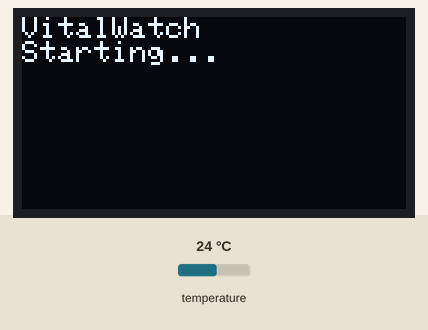
Simulated run of this sketch. Board: ESP32. Parts: 128×64 one-colour display. The inputs (shaded band) are chosen by the test bench; at power-on: temperature 24 °C. WiFi joins after 1.5 s; servers stay silent unless stated; uploads are accepted with an empty reply; random numbers use the default seed unless the sketch sets one; what the sketch prints to the serial monitor is not drawn.

Above: at 0.6 s.
At 2.9 s:
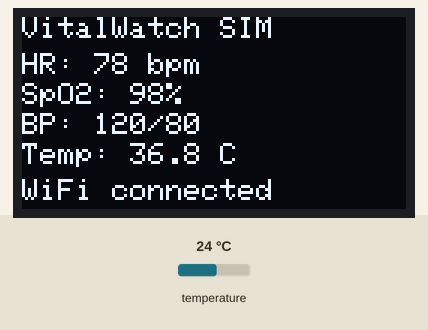
At 3.9 s:
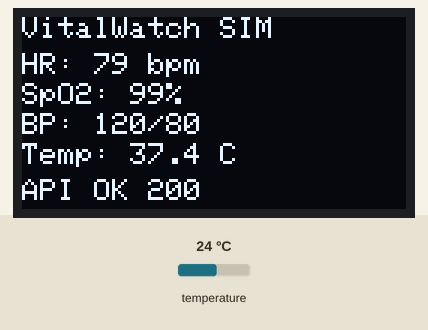
At 13.2 s:
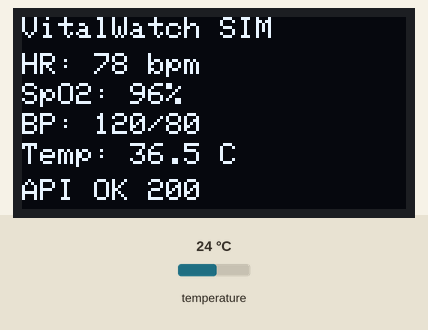
At 23.2 s:
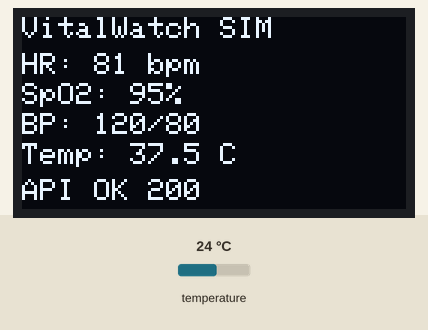
At 33.2 s:
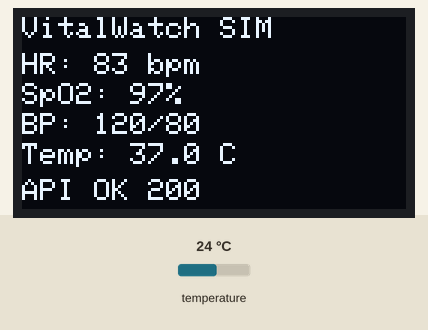

Measured:
- what the display in image 0 shows lasts 2.3 s, from 0.6 s to 2.9 s
- what the display in image 1 shows lasts 1.0 s, from 2.9 s to 3.9 s
- what the display in image 2 shows lasts 9.2 s, from 3.9 s to 13.1 s
- what the display in image 3 shows lasts 10.0 s, from 13.1 s to 23.1 s

The sketch:

vitalwatch_esp32.ino
```cpp
#include <WiFi.h>
#include <WiFiClientSecure.h>
#include <HTTPClient.h>
#include <ArduinoJson.h>   // requires ArduinoJson 7.x (JsonDocument)
#include <Wire.h>
#include <Adafruit_GFX.h>
#include <Adafruit_SSD1306.h>
#include <OneWire.h>
#include <DallasTemperature.h>

// ==================== WIFI ====================

const char* WIFI_SSID = "Wokwi-GUEST";
const char* WIFI_PASSWORD = "";

// ==================== VITALWATCH BACKEND ====================

// Replace this URL if Cloudflare is restarted and gives a new Quick Tunnel URL.
const char* API_URL =
  "https://latin-outside-cemetery-switching.trycloudflare.com/api/telemetry";

// Demo token only. Do not commit real tokens to GitHub.
const char* DEVICE_TOKEN = "123token";
const char* DEVICE_ID = "ESP32-DEMO-01";

// Send readings every 10 seconds for the demo
const unsigned long SEND_INTERVAL = 10000UL;
unsigned long lastSendTime = 0;

// ==================== OLED ====================

#define SCREEN_WIDTH 128
#define SCREEN_HEIGHT 64
#define OLED_ADDRESS 0x3C

Adafruit_SSD1306 display(SCREEN_WIDTH, SCREEN_HEIGHT, &Wire, -1);

// ==================== TEMPERATURE SENSOR ====================

#define TEMP_PIN 4

OneWire oneWire(TEMP_PIN);
DallasTemperature tempSensor(&oneWire);

// Value that is displayed AND sent to the backend.
float temperature = 36.8;

// True only when the DS18B20 gives a plausible human body temperature.
bool sensorIsPlausible = false;

unsigned long lastTempRead = 0;
const unsigned long TEMP_INTERVAL = 2000UL;

// The backend rejects temperatures outside 25-45 C. Wokwi's DS18B20
// defaults to 22 C, so we only trust the sensor in a realistic body range.
const float BODY_TEMP_MIN = 34.0;
const float BODY_TEMP_MAX = 42.0;

// ==================== SIMULATED VITALS ====================

// These values are simulated, not actual patient measurements.
int heartRate = 78;
int spo2 = 98;
int systolicBp = 120;
int diastolicBp = 80;

// ==================== OLED DISPLAY ====================

void showDisplay(String status) {
  display.clearDisplay();
  display.setTextColor(SSD1306_WHITE);

  display.setTextSize(1);
  display.setCursor(0, 0);
  display.println("VitalWatch SIM");

  display.setCursor(0, 12);
  display.print("HR: ");
  display.print(heartRate);
  display.println(" bpm");

  display.setCursor(0, 22);
  display.print("SpO2: ");
  display.print(spo2);
  display.println("%");

  display.setCursor(0, 32);
  display.print("BP: ");
  display.print(systolicBp);
  display.print("/");
  display.println(diastolicBp);

  display.setCursor(0, 42);
  display.print("Temp: ");
  display.print(temperature, 1);
  display.println(" C");

  display.setCursor(0, 54);
  display.print(status);

  display.display();
}

// ==================== TEMPERATURE READING ====================

void readTemperature() {
  tempSensor.requestTemperatures();

  float value = tempSensor.getTempCByIndex(0);

  if (value != DEVICE_DISCONNECTED_C &&
      value >= BODY_TEMP_MIN &&
      value <= BODY_TEMP_MAX) {
    // Real sensor value is a believable body temperature: use it.
    temperature = value;
    sensorIsPlausible = true;
  } else {
    // Sensor missing, or reading (e.g. Wokwi default 22 C) is not a body
    // temperature. A simulated value is generated at send time instead.
    sensorIsPlausible = false;
  }
}

// ==================== WIFI CONNECTION ====================

void connectWiFi() {
  Serial.print("Connecting to WiFi");

  WiFi.mode(WIFI_STA);
  WiFi.begin(WIFI_SSID, WIFI_PASSWORD);

  while (WiFi.status() != WL_CONNECTED) {
    delay(500);
    Serial.print(".");
  }

  Serial.println();
  Serial.println("WiFi connected!");
  Serial.print("ESP32 IP: ");
  Serial.println(WiFi.localIP());
}

// ==================== SEND DATA TO BACKEND ====================

void sendTelemetry() {
  if (WiFi.status() != WL_CONNECTED) {
    Serial.println("WiFi disconnected. Reconnecting...");
    WiFi.reconnect();
    showDisplay("WiFi disconnected");
    return;
  }

  // Synthetic HR and SpO2 values for the simulation.
  heartRate = random(68, 91);
  spo2 = random(95, 100);

  // BP is fixed simulated data; no BP sensor is connected.
  systolicBp = 120;
  diastolicBp = 80;

  // If the sensor value is not a plausible body temperature,
  // simulate one between 36.5 and 37.5 C.
  if (!sensorIsPlausible) {
    temperature = 36.5 + (random(0, 11) / 10.0);
  }
  temperature = round(temperature * 10.0) / 10.0;  // 1 decimal place

  WiFiClientSecure client;

  // Development testing only. This disables certificate validation.
  // Production deployments must validate the HTTPS certificate.
  client.setInsecure();

  HTTPClient http;
  http.setTimeout(10000);

  Serial.println();
  Serial.println("Connecting to VitalWatch backend...");

  if (!http.begin(client, API_URL)) {
    Serial.println("Failed to initialize HTTP");
    showDisplay("HTTP init failed");
    return;
  }

  // Required headers
  http.addHeader("Content-Type", "application/json");
  http.addHeader("X-Device-Token", DEVICE_TOKEN);

  // Build the exact backend JSON structure. Do not include patientId.
  JsonDocument doc;

  doc["deviceId"] = DEVICE_ID;
  doc["heartRate"] = heartRate;
  doc["spo2"] = spo2;
  doc["systolicBp"] = systolicBp;
  doc["diastolicBp"] = diastolicBp;
  doc["temperature"] = temperature;
  doc["signalQuality"] = "Simulated";

  String payload;
  serializeJson(doc, payload);

  Serial.println("Sending JSON:");
  Serial.println(payload);

  // Send POST request
  int statusCode = http.POST(payload);

  Serial.print("HTTP status: ");
  Serial.println(statusCode);

  if (statusCode > 0) {
    String response = http.getString();

    Serial.println("Backend response:");
    Serial.println(response);

    if (statusCode >= 200 && statusCode < 300) {
      Serial.println("Telemetry accepted!");
      showDisplay("API OK " + String(statusCode));
    } else {
      Serial.println("Backend rejected telemetry");
      showDisplay("API ERR " + String(statusCode));
    }
  } else {
    Serial.print("Request failed: ");
    Serial.println(http.errorToString(statusCode));
    showDisplay("API: conn fail");
  }

  http.end();
}

// ==================== SETUP ====================

void setup() {
  Serial.begin(115200);
  delay(500);

  randomSeed(micros());

  // Start I2C for the OLED.
  Wire.begin(21, 22);

  if (!display.begin(SSD1306_SWITCHCAPVCC, OLED_ADDRESS)) {
    Serial.println("OLED initialization failed");
  } else {
    display.clearDisplay();
    display.setTextSize(1);
    display.setTextColor(SSD1306_WHITE);
    display.setCursor(0, 0);
    display.println("VitalWatch");
    display.println("Starting...");
    display.display();
  }

  // Start DS18B20 temperature sensor.
  tempSensor.begin();
  tempSensor.setWaitForConversion(true);

  readTemperature();

  // Connect to Wokwi's simulated WiFi.
  connectWiFi();

  showDisplay("WiFi connected");

  Serial.println();
  Serial.println("VitalWatch ESP32 ready");
  Serial.println("Backend: POST /api/telemetry");
  Serial.println("Device: ESP32-DEMO-01");
  Serial.println("Interval: 10 seconds");
}

// ==================== MAIN LOOP ====================

void loop() {
  unsigned long now = millis();

  // Refresh temperature periodically.
  if (now - lastTempRead >= TEMP_INTERVAL) {
    lastTempRead = now;
    readTemperature();
  }

  // Send immediately on the first loop, then every 10 seconds.
  if (lastSendTime == 0 || now - lastSendTime >= SEND_INTERVAL) {
    lastSendTime = now;
    sendTelemetry();
  }

  delay(50);
}
```
